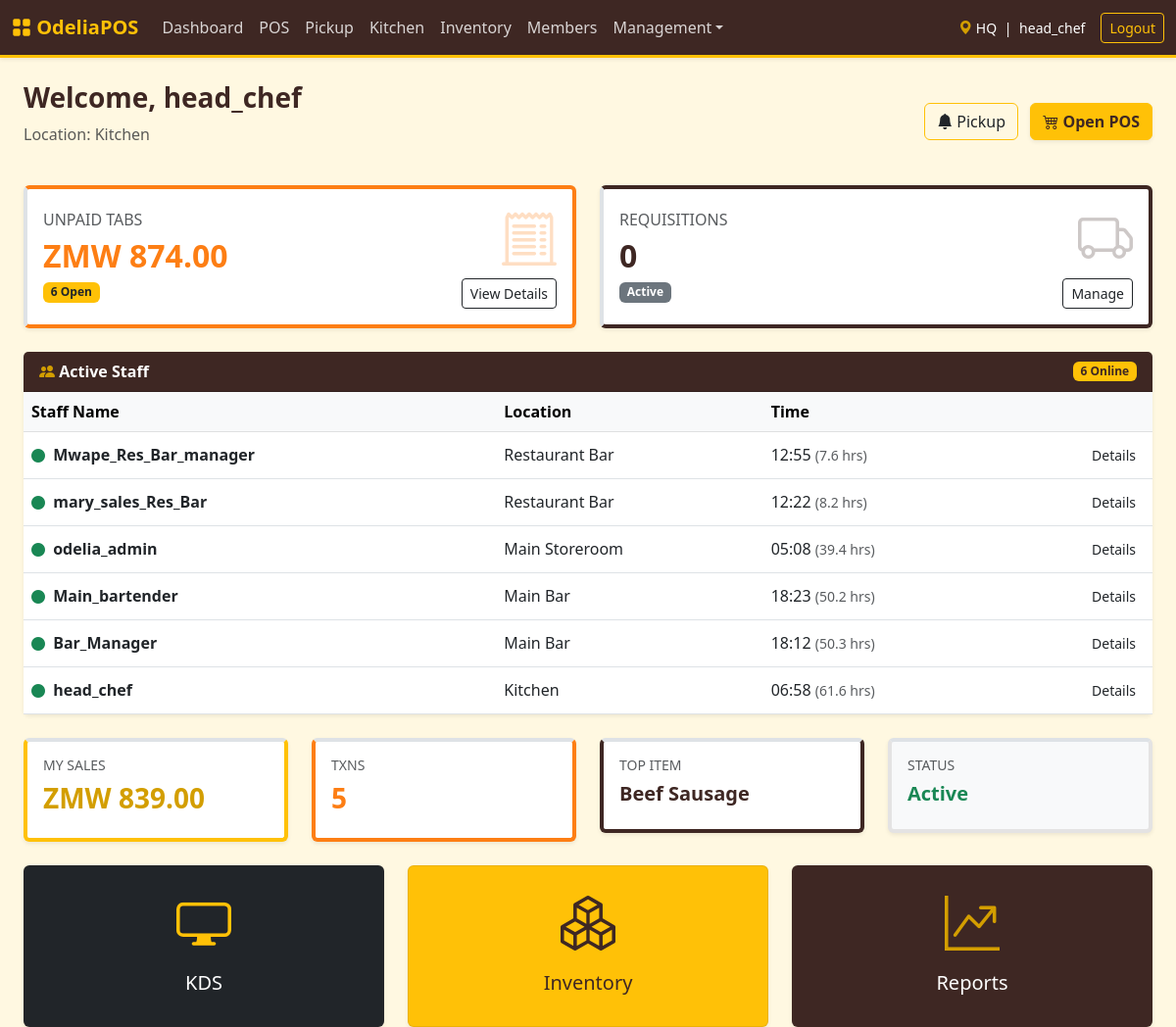
Screenshot of /index.php?page=dashboard (signed in) with the database file from the repository.
### tables this page shows
CREATE TABLE `users` (
  `id` int NOT NULL AUTO_INCREMENT,
  `username` varchar(50) NOT NULL,
  `full_name` varchar(100) DEFAULT NULL,
  `password_hash` varchar(255) NOT NULL,
  `role` enum('admin','shopkeeper','manager','cashier','dev','chef','waiter','head_chef','bartender') NOT NULL DEFAULT 'cashier',
  `location_id` int DEFAULT NULL,
  `created_at` timestamp NULL DEFAULT CURRENT_TIMESTAMP,
  `force_password_change` tinyint(1) DEFAULT '0',
  PRIMARY KEY (`id`),
  UNIQUE KEY `username` (`username`),
  KEY `location_id` (`location_id`),
  CONSTRAINT `users_ibfk_1` FOREIGN KEY (`location_id`) REFERENCES `locations` (`id`) ON DELETE SET NULL
);

CREATE TABLE `locations` (
  `id` int NOT NULL AUTO_INCREMENT,
  `name` varchar(50) NOT NULL,
  `type` enum('store','kitchen','bar','warehouse') NOT NULL DEFAULT 'store',
  `can_sell` tinyint(1) DEFAULT '1',
  `can_receive_from_vendor` tinyint(1) DEFAULT '0',
  `address` text,
  `phone` varchar(50) DEFAULT '555-0000',
  PRIMARY KEY (`id`)
);

CREATE TABLE `shifts` (
  `id` int NOT NULL AUTO_INCREMENT,
  `user_id` int NOT NULL,
  `location_id` int NOT NULL,
  `start_time` timestamp NULL DEFAULT CURRENT_TIMESTAMP,
  `end_time` timestamp NULL DEFAULT NULL,
  `starting_cash` decimal(10,2) DEFAULT '0.00',
  `closing_cash` decimal(10,2) DEFAULT '0.00',
  `expected_cash` decimal(10,2) DEFAULT '0.00',
  `manager_closing_cash` decimal(10,2) DEFAULT '0.00',
  `status` enum('open','closed') DEFAULT 'open',
  `variance_reason` text,
  `handover_notes` text,
  `start_verified_by` int DEFAULT NULL,
  `start_verified_at` timestamp NULL DEFAULT NULL,
  `end_verified_by` int DEFAULT NULL,
  `end_verified_at` timestamp NULL DEFAULT NULL,
  PRIMARY KEY (`id`),
  KEY `user_id` (`user_id`),
  KEY `location_id` (`location_id`),
  KEY `start_verified_by` (`start_verified_by`),
  KEY `end_verified_by` (`end_verified_by`),
  CONSTRAINT `shifts_ibfk_1` FOREIGN KEY (`user_id`) REFERENCES `users` (`id`),
  CONSTRAINT `shifts_ibfk_2` FOREIGN KEY (`location_id`) REFERENCES `locations` (`id`),
  CONSTRAINT `shifts_ibfk_3` FOREIGN KEY (`start_verified_by`) REFERENCES `users` (`id`),
  CONSTRAINT `shifts_ibfk_4` FOREIGN KEY (`end_verified_by`) REFERENCES `users` (`id`)
);

### src/dashboard.php (called while the page is built, shortened)
<?php
$userId = $_SESSION['user_id'];
$locationId = $_SESSION['location_id'];
$user = $pdo->prepare("SELECT u.*, l.name as location_name FROM users u JOIN locations l ON u.location_id = l.id WHERE u.id = ?");
$user->execute([$userId]);
$userData = $user->fetch();
$stmt = $pdo->prepare("SELECT COUNT(*) as txn_count, COALESCE(SUM(final_total), 0) as shift_total FROM sales WHERE user_id = ? AND DATE(created_at) = CURDATE() AND status = 'completed'");
$stmt->execute([$userId]);
$myStats = $stmt->fetch();
$topItem = $pdo->prepare("SELECT p.name FROM sale_items si JOIN products p ON si.product_id = p.id JOIN sales s ON si.sale_id = s.id WHERE s.user_id = ? AND DATE(s.created_at) = CURDATE() GROUP BY p.id ORDER BY SUM(si.quantity) DESC LIMIT 1");
$topItem->execute([$userId]);
$myStats['top_item'] = $topItem->fetchColumn() ?: '-';
$myStats['shift_status'] = 'Active';
$tabStmt = $pdo->prepare("SELECT COUNT(id) as count, COALESCE(SUM(final_total), 0.00) as total FROM sales WHERE location_id = ? AND payment_status = 'pending'");
$tabStmt->execute([$locationId]);
$pendingTabs = $tabStmt->fetch();
$reqStmt = $pdo->prepare("SELECT COUNT(id) FROM inventory_transfers WHERE (source_location_id = ? OR dest_location_id = ?) AND status IN ('pending', 'in_transit')");
$reqStmt->execute([$locationId, $locationId]);
$pendingReqs = $reqStmt->fetchColumn();
if (in_array($_SESSION['role'], ['admin', 'manager', 'dev'])) {
    $staffSql = "SELECT u.id, u.username, u.role, l.name as location_name, s.start_time, s.id as shift_id
                 FROM shifts s
                 JOIN users u ON s.user_id = u.id
                 JOIN locations l ON s.location_id = l.id
                 WHERE s.status = 'open'
                 ORDER BY s.start_time DESC";
    $activeStaff = $pdo->query($staffSql)->fetchAll();
}
?>

### templates/dashboard.php (the view, shortened to what this page needs)
<div class="d-flex justify-content-between align-items-center mb-4">
    <div>
        <h3 class="text-brown fw-bold">Welcome, <?= htmlspecialchars($_SESSION['username'] ?? 'Guest') ?></h3>
        <p class="text-muted">Location: <?= htmlspecialchars($userData['location_name'] ?? 'Unknown') ?></p>
    </div>
    <div>
        <a href="index.php?page=pickup" target="_blank" class="btn btn-outline-warning position-relative me-2 text-dark border-warning">
            <i class="bi bi-bell-fill"></i> Pickup
        </a>
        <a href="index.php?page=pos" class="btn btn-warning shadow-sm fw-bold">
            <i class="bi bi-cart4"></i> Open POS
        </a>
    </div>
</div>
<div class="row g-4 mb-4">
    <div class="col-md-6">
        <div class="card shadow-sm h-100 border-start border-4" style="border-color: var(--theme-orange);">
            <div class="card-body d-flex justify-content-between align-items-center">
                <div>
                    <h6 class="text-uppercase text-muted mb-2">Unpaid Tabs</h6>
                    <h2 class="mb-0 fw-bold text-orange">ZMW <?= number_format($pendingTabs['total'], 2) ?></h2>
                    <span class="badge bg-warning text-dark mt-2"><?= $pendingTabs['count'] ?> Open</span>
                </div>
                <div class="text-end">
                    <i class="bi bi-receipt-cutoff display-4 text-orange opacity-25"></i><br>
                    <a href="index.php?page=pos&view_tabs=1" class="btn btn-sm btn-outline-dark mt-2 stretched-link">View Details</a>
                </div>
            </div>
        </div>
    </div>
    <div class="col-md-6">
        <div class="card shadow-sm h-100 border-start border-4" style="border-color: var(--theme-brown);">
            <div class="card-body d-flex justify-content-between align-items-center">
                <div>
                    <h6 class="text-uppercase text-muted mb-2">Requisitions</h6>
                    <h2 class="mb-0 fw-bold text-brown"><?= $pendingReqs ?></h2>
                    <span class="badge bg-secondary mt-2">Active</span>
                </div>
                <div class="text-end">
                    <i class="bi bi-truck display-4 text-brown opacity-25"></i><br>
                    <a href="index.php?page=transfers" class="btn btn-sm btn-outline-dark mt-2 stretched-link">Manage</a>
                </div>
            </div>
        </div>
    </div>
</div>
<?php if (!empty($activeStaff)): ?>
<div class="card shadow-sm mb-4 border-0">
    <div class="card-header text-white fw-bold d-flex justify-content-between align-items-center" style="background-color: var(--theme-brown);">
        <span><i class="bi bi-people-fill text-gold"></i> Active Staff</span>
        <span class="badge bg-warning text-brown"><?= count($activeStaff) ?> Online</span>
    </div>
    <div class="card-body p-0">
        <div class="table-responsive">
            <table class="table table-hover mb-0 align-middle">
                <thead class="table-light"><tr><th>Staff Name</th><th>Location</th><th>Time</th><th></th></tr></thead>
                <tbody>
                    <?php foreach ($activeStaff as $staff): $hours = round((time() - strtotime($staff['start_time']))/3600, 1); ?>
                    <tr>
                        <td class="fw-bold"><i class="bi bi-circle-fill text-success small me-1"></i> <?= htmlspecialchars($staff['username']) ?></td>
                        <td><?= htmlspecialchars($staff['location_name']) ?></td>
                        <td><?= date('H:i', strtotime($staff['start_time'])) ?> <small class="text-muted">(<?= $hours ?> hrs)</small></td>
                        <td class="text-end"><button class="btn btn-sm btn-outline-brown" onclick="viewShiftDetails(<?= $staff['shift_id'] ?>)">Details</button></td>
                    </tr>
                    <?php endforeach; ?>
                </tbody>
            </table>
        </div>
    </div>
</div>
<?php endif; ?>
<div class="row g-4 mb-4">
    <div class="col-sm-6 col-lg-3">
        <div class="card shadow-sm border-top border-4" style="border-color: var(--theme-gold);">
            <div class="card-body">
                <h6 class="text-muted small text-uppercase">My Sales</h6>
                <h3 class="fw-bold text-gold">ZMW <?= number_format($myStats['shift_total'] ?? 0, 2) ?></h3>
            </div>
        </div>
    </div>
    <div class="col-sm-6 col-lg-3">
        <div class="card shadow-sm border-top border-4" style="border-color: var(--theme-orange);">
            <div class="card-body">
                <h6 class="text-muted small text-uppercase">Txns</h6>
                <h3 class="fw-bold text-orange"><?= number_format($myStats['txn_count'] ?? 0) ?></h3>
            </div>
        </div>
    </div>
    <div class="col-sm-6 col-lg-3">
        <div class="card shadow-sm border-top border-4" style="border-color: var(--theme-brown);">
            <div class="card-body">
                <h6 class="text-muted small text-uppercase">Top Item</h6>
                <h5 class="fw-bold text-brown text-truncate"><?= htmlspecialchars($myStats['top_item'] ?? '-') ?></h5>
            </div>
        </div>
    </div>
    <div class="col-sm-6 col-lg-3">
        <div class="card shadow-sm border-top border-4 bg-light">
            <div class="card-body">
                <h6 class="text-muted small text-uppercase">Status</h6>
                <h5 class="fw-bold text-success">Active</h5>
            </div>
        </div>
    </div>
</div>
<div class="row g-4">
    <div class="col-md-4">
        <a href="index.php?page=kds" target="_blank" class="text-decoration-none">
            <div class="card shadow-sm h-100 hover-shadow bg-dark text-white">
                <div class="card-body text-center py-4">
                    <i class="bi bi-display display-4 text-warning"></i>
                    <h5 class="mt-3 text-white">KDS</h5>
                </div>
            </div>
        </a>
    </div>
    <div class="col-md-4">
        <a href="index.php?page=inventory" class="text-decoration-none">
            <div class="card shadow-sm h-100 hover-shadow bg-warning text-dark">
                <div class="card-body text-center py-4">
                    <i class="bi bi-boxes display-4 text-brown"></i>
                    <h5 class="mt-3 text-brown">Inventory</h5>
                </div>
            </div>
        </a>
    </div>
    <?php if (in_array($_SESSION['role'], ['admin', 'manager', 'dev'])): ?>
    <div class="col-md-4">
        <a href="index.php?page=reports" class="text-decoration-none">
            <div class="card shadow-sm h-100 hover-shadow bg-brown text-white" style="background-color: var(--theme-brown);">
                <div class="card-body text-center py-4">
                    <i class="bi bi-graph-up-arrow display-4 text-gold"></i>
                    <h5 class="mt-3 text-white">Reports</h5>
                </div>
            </div>
        </a>
    </div>
    <?php endif; ?>
</div>

### templates/header.php (style rules this page uses)
:root { --theme-brown: #3e2723; --theme-brown-light: #5d4037; --theme-gold: #ffc107; --theme-gold-dark: #d39e00; --theme-orange: #fd7e14; --theme-bg: #fff8e1; }
body { background-color: var(--theme-bg); color: var(--theme-brown); }
.card { border: 1px solid rgba(62, 39, 35, 0.1); box-shadow: 0 4px 6px rgba(0,0,0,0.05); }
.btn-warning { background-color: var(--theme-gold); border-color: var(--theme-gold); color: #3e2723; }
.text-brown { color: var(--theme-brown); }
.text-gold { color: var(--theme-gold-dark); }
.text-orange { color: var(--theme-orange); }

### rows the page displays
users: location.name "Kitchen"
shifts: user.username "Mwape_Res_Bar_manager", location.name "Restaurant Bar", start_time "12:55", start_time "7.6"
shifts: user.username "mary_sales_Res_Bar", location.name "Restaurant Bar", start_time "12:22", start_time "8.2"
shifts: user.username "odelia_admin", location.name "Main Storeroom", start_time "05:08", start_time "39.4"
shifts: user.username "Main_bartender", location.name "Main Bar", start_time "18:23", start_time "50.2"
shifts: user.username "Bar_Manager", location.name "Main Bar", start_time "18:12", start_time "50.3"
shifts: user.username "head_chef", location.name "Kitchen", start_time "06:58", start_time "61.6"

### other values shown
$_SESSION['location_name'] "HQ"
$_SESSION['username'] "head_chef"
$pendingTabs['total'] "874.00"
$pendingTabs['count'] "6"
$pendingReqs "0"
count($activeStaff) "6"
$myStats['shift_total'] "839.00"
$myStats['txn_count'] "5"
$myStats['top_item'] "Beef Sausage"
